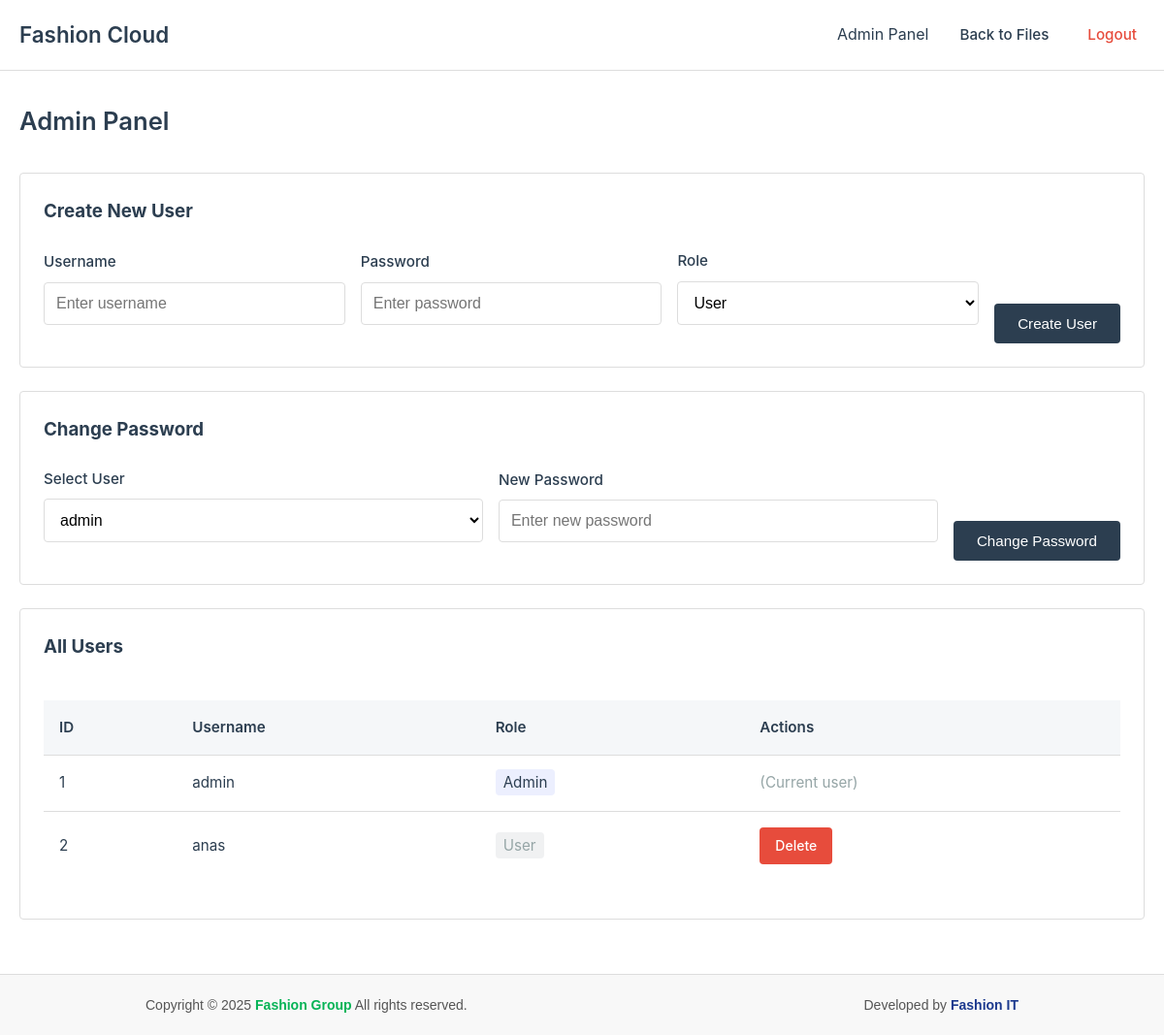
The page /admin.php (signed in) on the database as committed earlier.
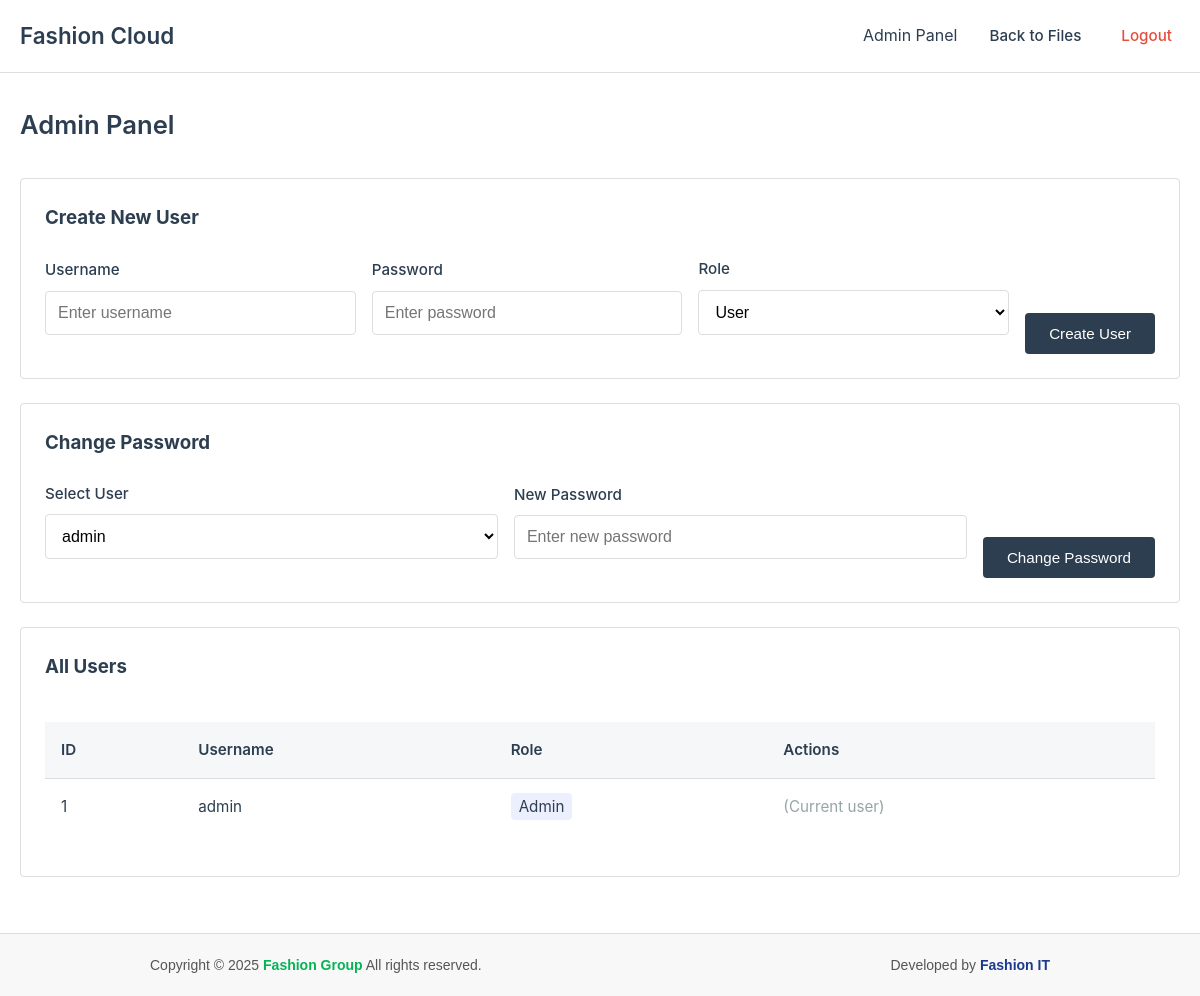
The same page on the database as committed later.
### tables this page shows
CREATE TABLE `users` (
  `id` int(11) NOT NULL,
  `username` varchar(100) NOT NULL,
  `password` varchar(255) NOT NULL,
  `role` enum('admin','user') NOT NULL DEFAULT 'user',
  `created_at` timestamp NOT NULL DEFAULT current_timestamp()
);

### admin.php (the view, shortened to what this page needs)
<?php
require 'config.php';
$users = $conn->query("SELECT id, username, role FROM users ORDER BY id ASC");
?>
<!DOCTYPE html>
<html>
<head>
    <link rel="stylesheet" href="style.css">
</head>
<body>
    <header class="header">
        <div class="container">
            <nav class="nav">
                <a href="files.php" class="brand">Fashion Cloud</a>
                <div class="nav-links">
                    <span>Admin Panel</span>
                    <a href="files.php" class="nav-link">Back to Files</a>
                    <a href="auth.php?logout=1" class="nav-link logout">Logout</a>
                </div>
            </nav>
        </div>
    </header>
    <main class="container" style="padding-top: 2rem; padding-bottom: 2rem;">
        <div class="page-header">
            <h1 class="page-title">Admin Panel</h1>
        </div>
        <div class="card fade-in">
            <h3 class="mb-3">Create New User</h3>
            <form method="POST">
                <div style="display: grid; grid-template-columns: 1fr 1fr 1fr auto; gap: 1rem; align-items: end;">
                    <div class="form-group">
                        <label class="form-label" for="username">Username</label>
                        <input class="form-input" type="text" name="username" placeholder="Enter username" required>
                    </div>
                    <div class="form-group">
                        <label class="form-label" for="password">Password</label>
                        <input class="form-input" type="password" name="password" placeholder="Enter password" required>
                    </div>
                    <div class="form-group">
                        <label class="form-label" for="role">Role</label>
                        <select class="form-select" name="role" required>
                            <option value="user">User</option>
                        </select>
                    </div>
                    <button class="btn" type="submit">Create User</button>
                </div>
            </form>
        </div>
        <div class="card fade-in">
            <h3 class="mb-3">Change Password</h3>
            <form method="POST">
                <div style="display: grid; grid-template-columns: 1fr 1fr auto; gap: 1rem; align-items: end;">
                    <div class="form-group">
                        <label class="form-label" for="user_id">Select User</label>
                        <select class="form-select" name="user_id" required>
                            <?php
                            $users_list = $conn->query("SELECT id, username FROM users ORDER BY username");
                            while ($user = $users_list->fetch_assoc()) {
                                echo "<option value='{$user['id']}'>{$user['username']}</option>";
                            }
                            ?>
                        </select>
                    </div>
                    <div class="form-group">
                        <label class="form-label" for="new_password">New Password</label>
                        <input class="form-input" type="password" name="new_password" placeholder="Enter new password"
                            required>
                    </div>
                    <button class="btn" type="submit">Change Password</button>
                </div>
            </form>
        </div>
        <div class="card fade-in">
            <h3 class="mb-3">All Users</h3>
            <div class="table-container">
                <table class="table">
                    <thead>
                        <tr>
                            <th>ID</th>
                            <th>Username</th>
                            <th>Role</th>
                            <th>Actions</th>
                        </tr>
                    </thead>
                    <tbody>
                        <?php while ($row = $users->fetch_assoc()) { ?>
                            <tr>
                                <td><?php echo $row['id']; ?></td>
                                <td><?php echo $row['username']; ?></td>
                                <td>
                                    <span
                                        style="padding: 0.25rem 0.5rem; border-radius: 4px;
                                    background-color: <?php echo $row['role'] === 'admin' ? 'rgba(67, 97, 238, 0.1)' : 'rgba(108, 117, 125, 0.1)'; ?>;
                                    color: <?php echo $row['role'] === 'admin' ? 'var(--primary)' : 'var(--gray)'; ?>;">
                                        <?php echo ucfirst($row['role']); ?>
                                    </span>
                                </td>
                                <td>
                                    <?php if ($row['id'] != $_SESSION['user']['id']) { ?>
                                        <a href="admin.php?delete=<?php echo $row['id']; ?>" class="btn btn-danger btn-sm"
                                            onclick="return confirm('Delete this user and all their files?');">Delete</a>
                                    <?php } else { ?>
                                        <span style="color: var(--gray);">(Current user)</span>
                                    <?php } ?>
                                </td>
                            </tr>
                        <?php } ?>
                    </tbody>
                </table>
            </div>
        </div>
    </main>
    <footer
        style="background:#f8f8f8; padding:15px 0; text-align:center; font-family:Arial, sans-serif; font-size:14px; color:#555; border-top:1px solid #ddd;">
        <div
            style="max-width:900px; margin:0 auto; display:flex; justify-content:space-between; align-items:center; flex-wrap:wrap;">
            <div style="margin:5px 0;">
                <p style="margin:0;">Copyright © 2025
                    <span style="font-weight:bold; color:#05b356;">Fashion Group</span> All rights reserved.
                </p>
            </div>
            <div style="margin:5px 0;">
                <p style="margin:0;">Developed by
                    <span style="font-weight:bold; color:#1c398e;">Fashion IT</span>
                </p>
            </div>
        </div>
    </footer>
</body>
</html>

### style.css (style rules this page uses)
* { margin: 0; padding: 0; box-sizing: border-box; }
:root { --primary: #2c3e50; --primary-light: #34495e; --accent: #3498db; --light: #ecf0f1; --dark: #2c3e50; --gray: #95a5a6; --light-gray: #f5f7f9; --border: #ddd; --success: #27ae60; --error: #e74c3c; --warning: #f39c12; --border-radius: 4px; --shadow: 0 2px 10px rgba(0, 0, 0, 0.05); --transition: all 0.2s ease; }
body { font-family: -apple-system, BlinkMacSystemFont, 'Segoe UI', Roboto, Oxygen, sans-serif; background-color: white; color: var(--dark); line-height: 1.6; padding: 0; margin: 0; }
.container { max-width: 1200px; margin: 0 auto; padding: 0 20px; }
.header { background: white; border-bottom: 1px solid var(--border); padding: 1rem 0; }
.nav { display: flex; justify-content: space-between; align-items: center; }
.brand { font-size: 1.4rem; font-weight: 600; color: var(--primary); text-decoration: none; }
.nav-links { display: flex; gap: 1.5rem; align-items: center; }
.nav-link { color: var(--dark); text-decoration: none; font-weight: 500; transition: var(--transition); padding: 0.5rem; font-size: 0.95rem; }
.nav-link.logout { color: var(--error); }
.card { background: white; border-radius: var(--border-radius); border: 1px solid var(--border); padding: 1.5rem; margin-bottom: 1.5rem; }
.page-header { margin-bottom: 2rem; display: flex; justify-content: space-between; align-items: center; }
.page-title { font-size: 1.6rem; font-weight: 600; color: var(--dark); }
.form-group { margin-bottom: 1.2rem; }
.form-label { display: block; margin-bottom: 0.5rem; font-weight: 500; color: var(--dark); font-size: 0.95rem; }
.form-input, .form-select { width: 100%; padding: 0.75rem; border: 1px solid var(--border); border-radius: var(--border-radius); font-size: 1rem; transition: var(--transition); background: white; }
.btn { display: inline-block; padding: 0.75rem 1.5rem; background-color: var(--primary); color: white; border: none; border-radius: var(--border-radius); font-size: 0.95rem; font-weight: 500; cursor: pointer; transition: var(--transition); text-decoration: none; text-align: center; }
.table-container { overflow-x: auto; }
.table { width: 100%; border-collapse: collapse; margin: 1rem 0; font-size: 0.95rem; }
.table th, .table td { padding: 1rem; text-align: left; border-bottom: 1px solid var(--border); }
.table th { background-color: var(--light-gray); font-weight: 600; }
.table tr:last-child td { border-bottom: none; }
.mb-3 { margin-bottom: 1.5rem; }
.btn-danger { background-color: var(--error); }
.btn-sm { padding: 0.5rem 1rem; font-size: 0.875rem; }

Rows that differ between the two databases and show on the page:
removed users: id "2", username "anas", role "User"
